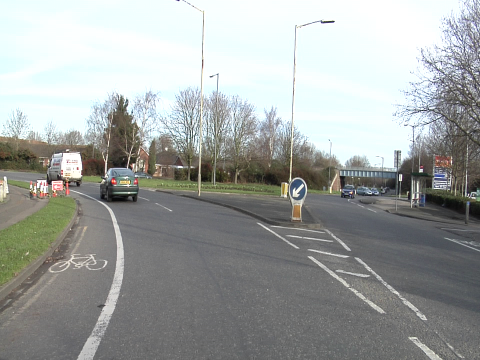
#> input picture data/0006R0_f00930.png, 480 x 360 px
$ python transform.py
#> lines starting #> are read from the running program, lines starting #| are printed output that depends on the picture
# -*- coding: utf-8 -*-
import random
import collections
import logging as log
import torch
import numpy as np
from PIL import Image, ImageOps
import time
import cv2
import matplotlib.pyplot as plt


def randomCropLetterboxPil(img):
    output_w, output_h = (1408, 768)
    jitter = 0.3
    fill_color = 127

    orig_w, orig_h = img.size
    img_np = np.array(img)
    channels = img_np.shape[2] if len(img_np.shape) > 2 else 1
    dw = int(jitter * orig_w)
    dh = int(jitter * orig_h)
    new_ar = float(orig_w + random.randint(-dw, dw)) / (orig_h + random.randint(-dh, dh))
    scale = random.random() * (2 - 0.25) + 0.25
    if new_ar < 1:
        nh = int(scale * orig_h)
        nw = int(nh * new_ar)
    else:
        nw = int(scale * orig_w)
        nh = int(nw / new_ar)

    if output_w > nw:
        dx = random.randint(0, output_w - nw)
    else:
        dx = random.randint(output_w - nw, 0)

    if output_h > nh:
        dy = random.randint(0, output_h - nh)
    else:
        dy = random.randint(output_h - nh, 0)

    nxmin = max(0, -dx)
    nymin = max(0, -dy)
    nxmax = min(nw, -dx + output_w - 1)
    nymax = min(nh, -dy + output_h - 1)
    sx, sy = float(orig_w) / nw, float(orig_h) / nh
    orig_xmin = int(nxmin * sx)
    orig_ymin = int(nymin * sy)
    orig_xmax = int(nxmax * sx)
    orig_ymax = int(nymax * sy)
    orig_crop = img.crop((orig_xmin, orig_ymin, orig_xmax, orig_ymax))
    orig_crop_resize = orig_crop.resize((nxmax - nxmin, nymax - nymin))
    output_img = Image.new(img.mode, (output_w, output_h), color=(fill_color,) * channels)
    output_img.paste(orig_crop_resize, (0, 0))
    return output_img


def randomCropLetterboxCv(img):
    output_w, output_h = (1408, 768)
    jitter = 0.3
    fill_color = 127

    # orig_w, orig_h = img.size
    orig_h, orig_w = img.shape[:2]
    channels = img.shape[2] if len(img.shape) > 2 else 1
    dw = int(jitter * orig_w)
    dh = int(jitter * orig_h)
    new_ar = float(orig_w + random.randint(-dw, dw)) / (orig_h + random.randint(-dh, dh))
    scale = random.random() * (2 - 0.25) + 0.25
    if new_ar < 1:
        nh = int(scale * orig_h)
        nw = int(nh * new_ar)
    else:
        nw = int(scale * orig_w)
        nh = int(nw / new_ar)

    if output_w > nw:
        dx = random.randint(0, output_w - nw)
    else:
        dx = random.randint(output_w - nw, 0)

    if output_h > nh:
        dy = random.randint(0, output_h - nh)
    else:
        dy = random.randint(output_h - nh, 0)

    nxmin = max(0, -dx)
    nymin = max(0, -dy)
    nxmax = min(nw, -dx + output_w - 1)
    nymax = min(nh, -dy + output_h - 1)
    sx, sy = float(orig_w) / nw, float(orig_h) / nh
    orig_xmin = int(nxmin * sx)
    orig_ymin = int(nymin * sy)
    orig_xmax = int(nxmax * sx)
    orig_ymax = int(nymax * sy)
    # orig_crop = img.crop((orig_xmin, orig_ymin, orig_xmax, orig_ymax))
    orig_crop = img[orig_ymin:orig_ymax, orig_xmin:orig_xmax, :]
    orig_crop_resize = cv2.resize(orig_crop, (nxmax - nxmin, nymax - nymin), interpolation=cv2.INTER_CUBIC)
    output_img = np.ones((output_h, output_w, channels), dtype=np.uint8) * fill_color

    y_lim = int(min(output_img.shape[0], orig_crop_resize.shape[0]))
    x_lim = int(min(output_img.shape[1], orig_crop_resize.shape[1]))
    output_img[:y_lim, :x_lim, :] = orig_crop_resize[:y_lim, :x_lim, :]
    # orig_crop_resize = orig_crop.resize((nxmax - nxmin, nymax - nymin))
    # output_img = Image.new(img.mode, (output_w, output_h), color=(fill_color,) * channels)
    # output_img.paste(orig_crop_resize, (0, 0))
    return output_img


def randomFlipPil(img):
    """ Randomly flip image """
    flip = random.random() < 0.5
    if flip:
        img = img.transpose(Image.FLIP_LEFT_RIGHT)
    return img


def randomFlipCv(img):
    """ Randomly flip image """
    flip = random.random() < 0.5
    if flip:
        img = cv2.flip(img, 1)
    return img


def hsvShiftPil(img):
    hue = 0.1
    sat = 1.5
    val = 1.5

    dh = random.uniform(-hue, hue)
    ds = random.uniform(1, sat)
    if random.random() < 0.5:
        ds = 1 / ds
    dv = random.uniform(1, val)
    if random.random() < 0.5:
        dv = 1 / dv

    img = img.convert('HSV')
    channels = list(img.split())

    def change_hue(x):
        x += int(dh * 255)
        if x > 255:
            x -= 255
        elif x < 0:
            x += 0
        return x

    channels[0] = channels[0].point(change_hue)
    channels[1] = channels[1].point(lambda i: min(255, max(0, int(i*ds))))
    channels[2] = channels[2].point(lambda i: min(255, max(0, int(i*dv))))

    img = Image.merge(img.mode, tuple(channels))
    img = img.convert('RGB')
    return img


def hsvShiftCv(img):
    hue = 0.1
    sat = 1.5
    val = 1.5

    dh = random.uniform(-hue, hue)
    ds = random.uniform(1, sat)
    if random.random() < 0.5:
        ds = 1 / ds
    dv = random.uniform(1, val)
    if random.random() < 0.5:
        dv = 1 / dv

    img = img.astype(np.float32) / 255.0
    img = cv2.cvtColor(img, cv2.COLOR_RGB2HSV)

    def wrap_hue(x):
        x[x >= 360.0] -= 360.0
        x[x < 0.0] += 360.0
        return x

    img[:, :, 0] = wrap_hue(img[:, :, 0] + (360.0 * dh))
    img[:, :, 1] = np.clip(ds * img[:, :, 1], 0.0, 1.0)
    img[:, :, 2] = np.clip(dv * img[:, :, 2], 0.0, 1.0)

    img = cv2.cvtColor(img, cv2.COLOR_HSV2RGB)
    img = (img * 255).astype(np.uint8)
    return img


if __name__ == '__main__':
    test_num = 100
    img = Image.open('../data/0006R0_f00930.png')
#> img is the input picture: PIL image 480x360 RGB; mean R, G, B 159.3, 162.8, 160.9
    img = img.resize((1024, 720))
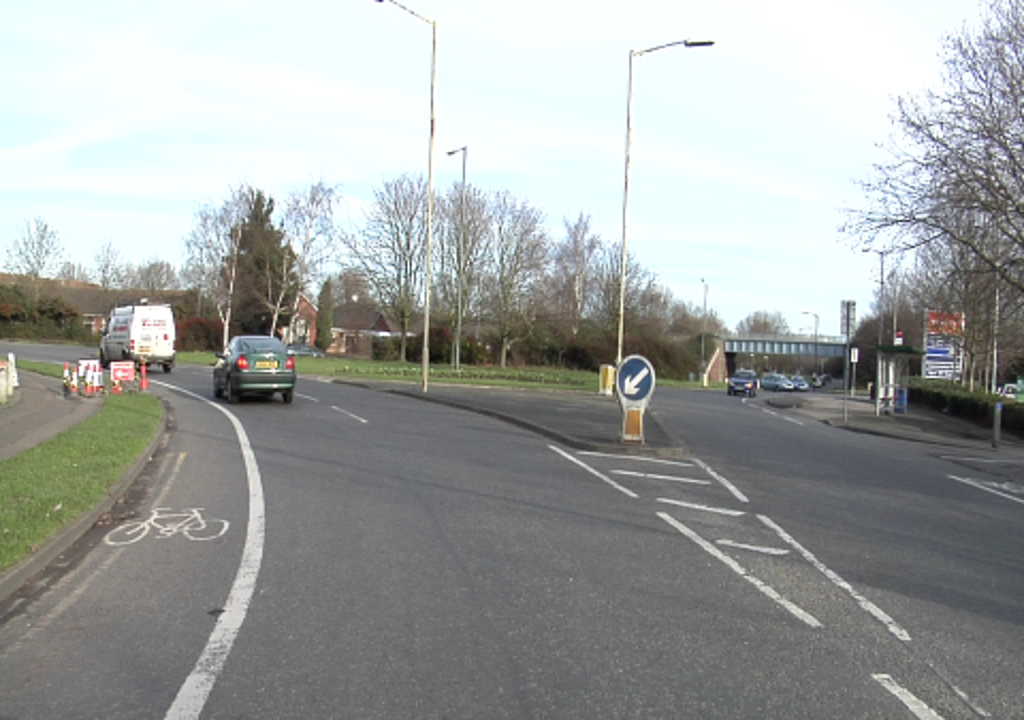
#> img: PIL image 1024x720 RGB; mean R, G, B 159.3, 162.8, 160.9
    out_img = img
    start_time = time.time()
    for _ in range(test_num):
        out_img = randomCropLetterboxPil(out_img)
        out_img = randomFlipPil(out_img)
        out_img = hsvShiftPil(out_img)
#> this loop made 100 passes
#> pass 1, in randomCropLetterboxPil, `orig_crop = img.crop((orig_xmin, orig_ymin, orig_xmax, orig_ymax))`:
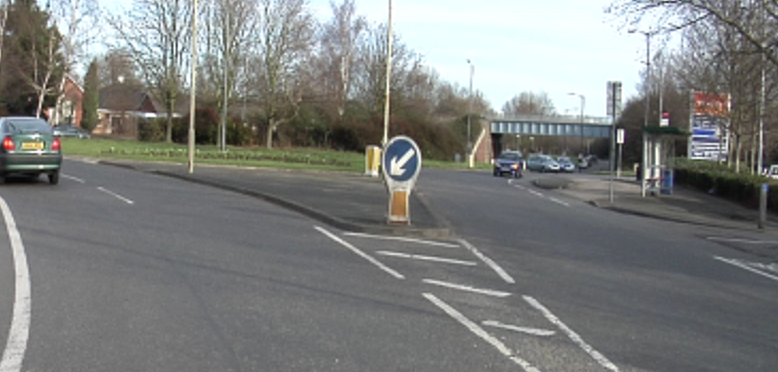
#> orig_crop: PIL image 778x372 RGB; mean R, G, B 126, 127.9, 126.2
#> pass 1, in randomCropLetterboxPil, `orig_crop_resize = orig_crop.resize((nxmax - nxmin, nymax - nymin))`:
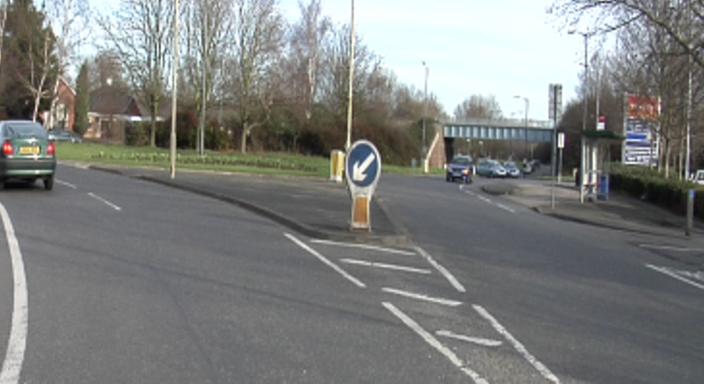
#> orig_crop_resize: PIL image 1407x767 RGB (shown at 1/2 size); mean R, G, B 126, 127.9, 126.2
#> after the loop:
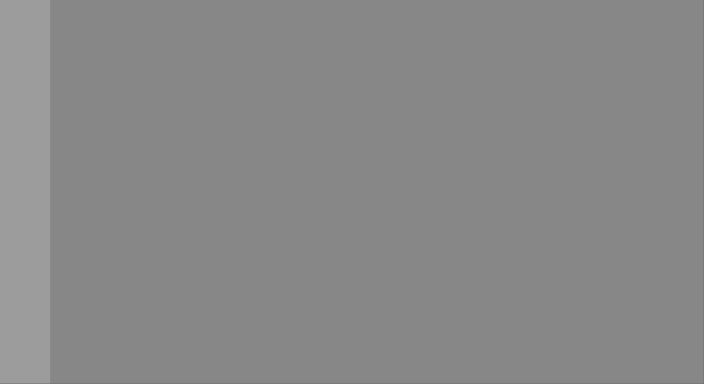
#> out_img: PIL image 1408x768 RGB (shown at 1/2 size); min 108, max 158, mean 136.4
        # plt.imshow(out_img)
        # plt.show()
    end_time = time.time()
    print('cost time:', (end_time-start_time)/test_num)

    test_num = 100
    img = cv2.imread('../data/0006R0_f00930.png')
#> img: shape (360, 480, 3)
    img = cv2.resize(img, (1024, 720), interpolation=cv2.INTER_CUBIC)
#> img: shape (720, 1024, 3)
    out_img = img
    # print('img.shape:', img.shape)
    start_time = time.time()
    for _ in range(test_num):
        out_img = randomCropLetterboxCv(out_img)
        out_img = randomFlipCv(out_img)
        out_img = hsvShiftCv(out_img)
#> this loop made 100 passes
#> pass 1, in randomCropLetterboxCv, `orig_crop = img[orig_ymin:orig_ymax, orig_xmin:orig_xmax, :]`:
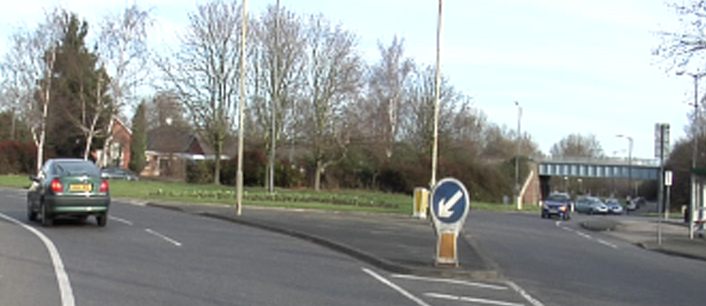
#> orig_crop: shape (306, 706, 3); mean B, G, R 150.3, 152.8, 148.7
#> pass 1, in randomCropLetterboxCv, `orig_crop_resize = cv2.resize(orig_crop, (nxmax - nxmin, nymax - nymin..`:
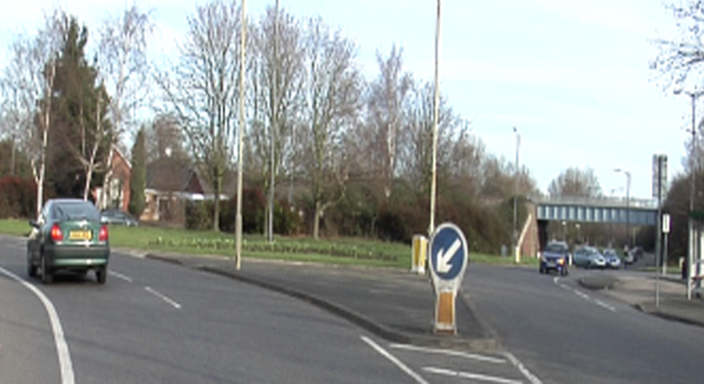
#> orig_crop_resize: shape (767, 1407, 3) (shown at 1/2 size); mean B, G, R 150.3, 152.8, 148.7
#> after the loop:
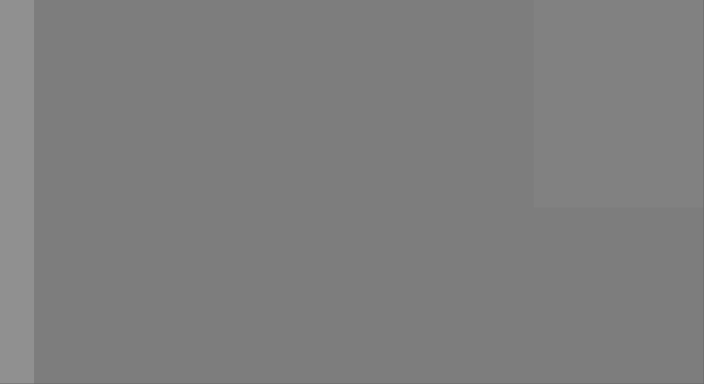
#> out_img: shape (768, 1408, 3) (shown at 1/2 size); min 101, max 144, mean 126.4
        # cv2.imshow('img', out_img)
        # cv2.waitKey(0)
    end_time = time.time()
    print('cost time:', (end_time-start_time)/test_num)
